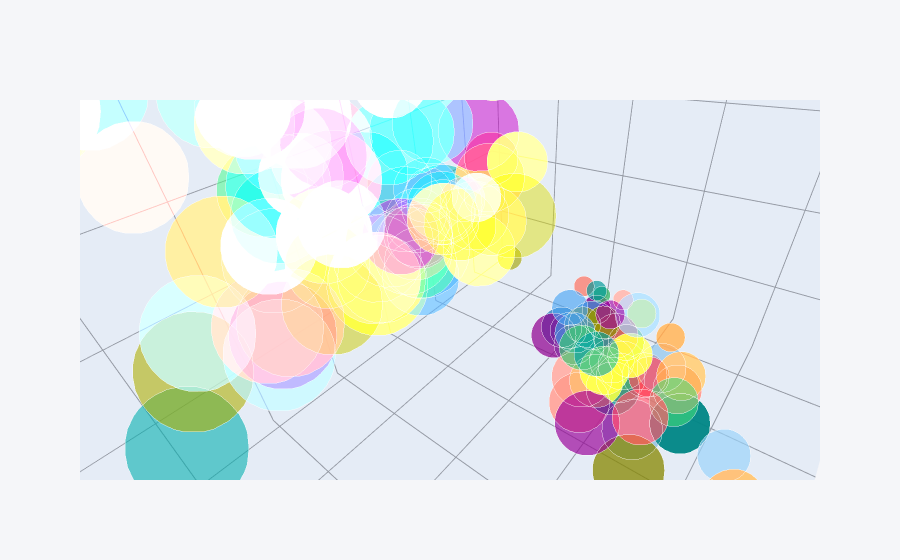

The code cell stored with this chart in its notebook:
### Code cell
df.iplot(x='sepal_length',y='sepal_width',z='petal_width',size='sepal_length',kind='bubble3d')

### Figure 1 — Plotly figure (JSON) as saved in the notebook; plotly's stock layout.template omitted (floating-point values rounded to 4 significant figures; data arrays with more than 128 entries replaced by an {"elided": "..."} marker saying what was removed)
{"data": [{"marker": {"color": {"elided": "150 str values"}, "opacity": 0.8, "size": {"elided": "150 int values"}, "symbol": "circle"}, "mode": "markers", "text": {"elided": "150 str values"}, "type": "scatter3d", "x": {"elided": "150 float values"}, "y": {"elided": "150 float values"}, "z": {"elided": "150 float values"}}], "layout": {"autosize": true, "legend": {"bgcolor": "#F5F6F9", "font": {"color": "#4D5663"}}, "paper_bgcolor": "#F5F6F9", "plot_bgcolor": "#F5F6F9", "scene": {"aspectmode": "auto", "aspectratio": {"x": 1.31, "y": 0.8736, "z": 0.8736}, "camera": {"center": {"x": 0, "y": 0, "z": 0}, "eye": {"x": 0.3196, "y": 0.3196, "z": 0.3196}, "projection": {"type": "perspective"}, "up": {"x": -0.06244, "y": 0.06662, "z": 0.9958}}, "xaxis": {"gridcolor": "#9499A3", "showgrid": true, "tickfont": {"color": "#4D5663"}, "title": {"font": {"color": "#4D5663"}, "text": ""}, "type": "linear", "zerolinecolor": "#9499A3"}, "yaxis": {"gridcolor": "#9499A3", "showgrid": true, "tickfont": {"color": "#4D5663"}, "title": {"font": {"color": "#4D5663"}, "text": ""}, "type": "linear", "zerolinecolor": "#9499A3"}, "zaxis": {"gridcolor": "#9499A3", "showgrid": true, "tickfont": {"color": "#4D5663"}, "title": {"font": {"color": "#4D5663"}, "text": ""}, "type": "linear", "zerolinecolor": "#9499A3"}}, "title": {"font": {"color": "#4D5663"}}}}
